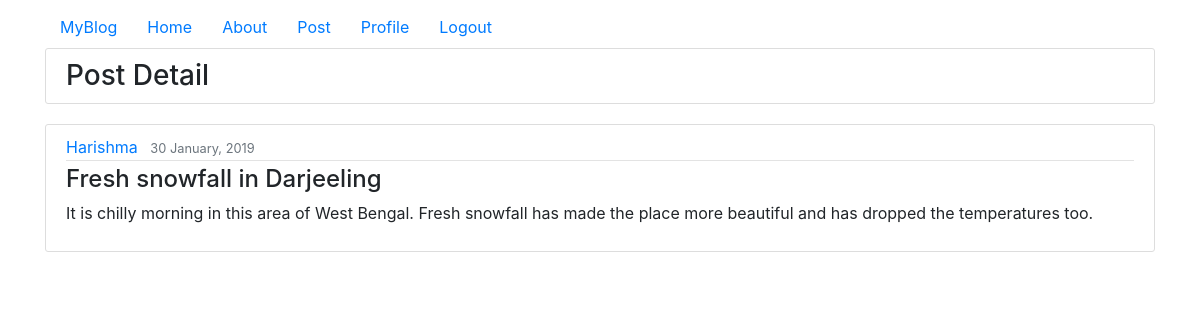
The app's page /post/12 (signed in) with its own data.
### myblog/models.py (models this page shows, shortened)
class Post(models.Model):
    title = models.CharField(max_length=100)
    content = models.TextField()
    posted_date = models.DateTimeField(default=timezone.now)
    author = models.ForeignKey(User, on_delete=models.CASCADE)
    class Meta:
        ordering = ['-posted_date']

### myblog/views.py (the view)
# urls.py: path('post/<int:pk>', PostDetailView.as_view(), name='post-detail'),
class PostDetailView(LoginRequiredMixin, DetailView):
    model = Post

### myblog/templates/myblog/post_detail.html (shortened to what this page needs)
{% extends "myblog/base.html" %}
{% block content %}
<h3 class="content-section">Post Detail</h3>
<article class="media content-section">
    <div class="media-body">
        <div class="article-metadata ">
            <a class="mr-2" href="#">{{object.author.username}} </a>
            <small class="text-muted">{{object.posted_date |date:"d F, Y"}}</small>
        </div>
        <h4 class="article-content">{{object.title}}</h4>
        <p class="article-content"> {{object.content}}</p>
    </div>
</article>
{% endblock %}

### myblog/static/myblog/main.css (style rules this page uses)
body { background: #fafafa; color: #333333; margin-top: 5rem; }
h1, h2, h3, h4, h5, h6 { color: #444444; }
.content-section { background: #ffffff; padding: 10px 20px; border: 1px solid #dddddd; border-radius: 3px; margin-bottom: 20px; }
.article-content { white-space: pre-line; }
.article-metadata { padding-bottom: 1px; margin-bottom: 4px; border-bottom: 1px solid #e3e3e3 }

### records on screen
Post: author.username "Harishma", posted_date "30 January, 2019", title "Fresh snowfall in Darjeeling", content "It is chilly morning in this area of West Bengal. Fresh snowfall has made the place more beautiful and has dropped the temperatures too."
